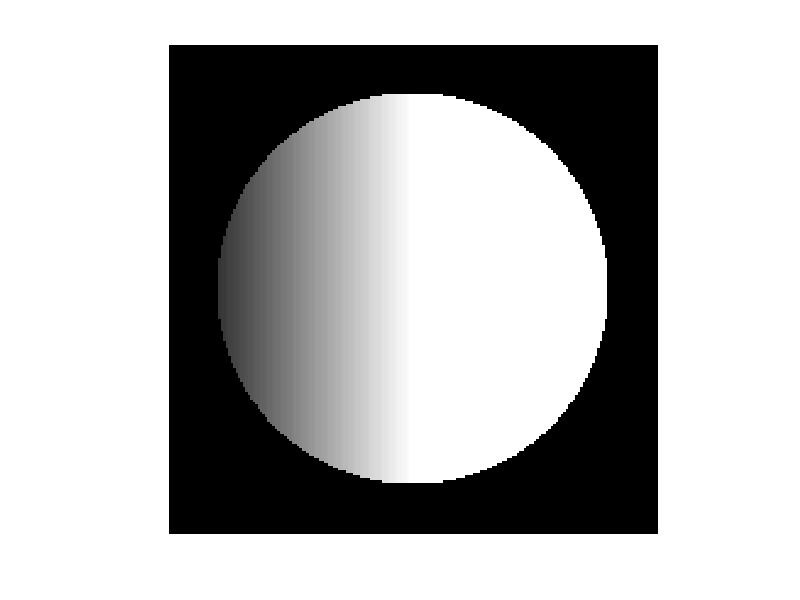

Write the MATLAB code that produced this figure.
a = uint8(zeros(200,200)); 

[x,y] = size(a);

%Center of circle

radius = 80;
circleDiameter = 160;

fadeNum = 100;

% Makes the center == to 1 or 255
scale = 255/100;


for i = 1:x
    fadeNum = 80;
    for j = 1:y
        D = sqrt((i - x/2)^2 + (j - y/2)^2);
        if D < radius
           % if(j < 100)
            %a(i,j) = fadeNum;
            %fadeNum = fadeNum + 1;
            %else
            a(i,j) = j * scale;
            %end
        else
            a(i,j) = 0;
        end
    end    
end


image(a);

imshow(a);